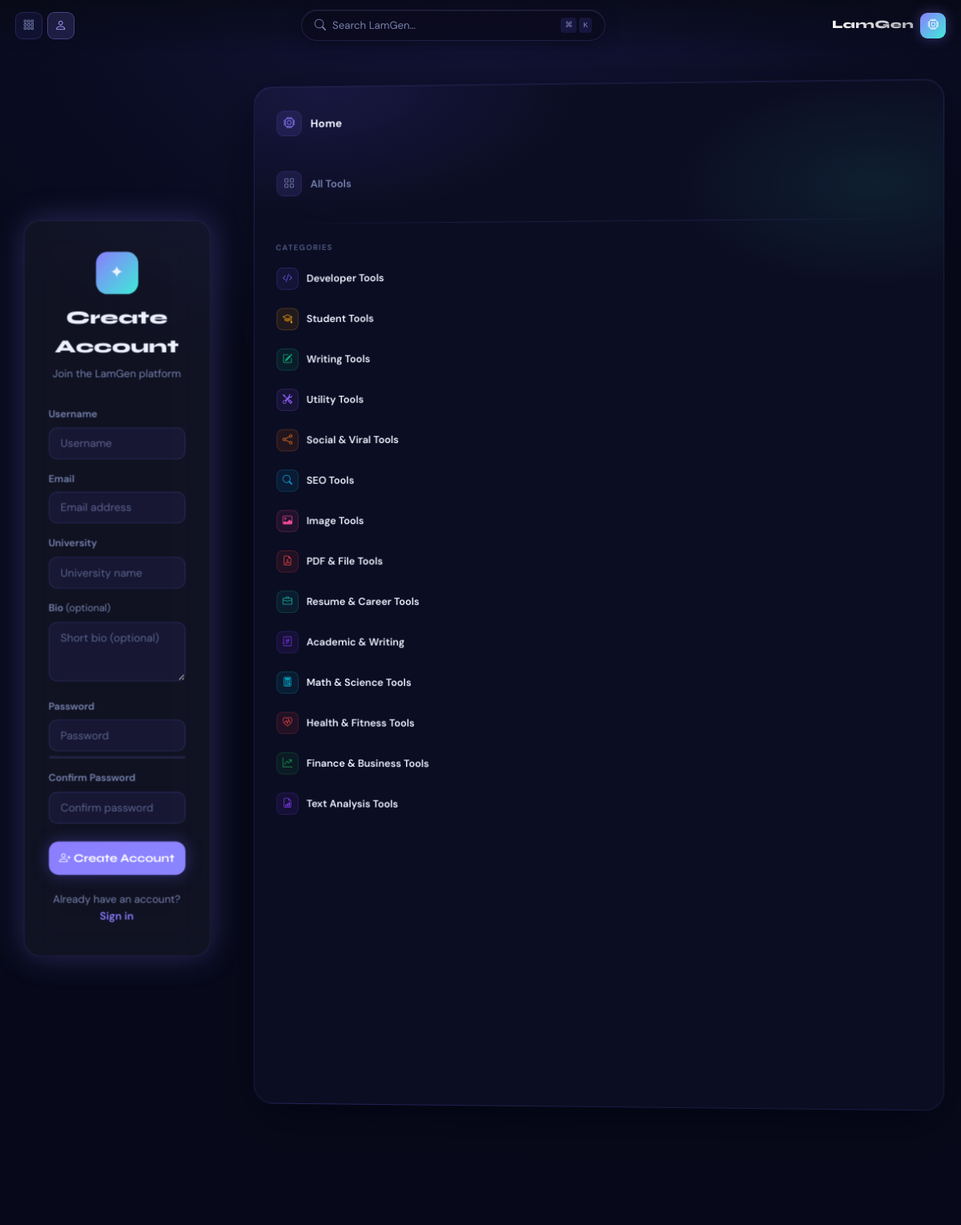
Page /accounts/register/ on the committed database.
### tools/models.py (models this page shows, shortened)
class ToolCategory(models.Model):
    name = models.CharField(max_length=100)
    slug = models.SlugField(unique=True)
    icon = models.CharField(max_length=60, default='bi-tools')
    color_from = models.CharField(max_length=30, default='#6C63FF')
    color_to = models.CharField(max_length=30, default='#00F5D4')
    description = models.TextField(blank=True)
    short_desc = models.CharField(max_length=200, blank=True)
    order = models.IntegerField(default=0)
    is_active = models.BooleanField(default=True)
    class Meta:
        ordering = ['order', 'name']
        verbose_name_plural = 'Tool Categories'
    def get_absolute_url(self):
        from django.urls import reverse
        return reverse('tools:category', kwargs={'category_slug': self.slug})

### accounts/views.py (the view)
# urls.py: path('register/', views.register_view, name='register'),
def register_view(request):
    if request.user.is_authenticated:
        return redirect('home')
    if request.method == 'POST':
        form = RegistrationForm(request.POST)
        if form.is_valid():
            form.save()
            messages.success(request, 'Account created successfully. Please log in.')
            return redirect('accounts:login')
    else:
        form = RegistrationForm()
    return render(request, 'accounts/register.html', {'form': form})

### accounts/forms.py (shortened to what this page needs)
class RegistrationForm(UserCreationForm):
    email = forms.EmailField(required=True, widget=forms.EmailInput(attrs={'class': 'form-control', 'placeholder': 'Email address'}))
    university = forms.CharField(max_length=255, required=True, widget=forms.TextInput(attrs={'class': 'form-control', 'placeholder': 'University name'}))
    bio = forms.CharField(required=False, widget=forms.Textarea(attrs={'class': 'form-control', 'rows': 3, 'placeholder': 'Short bio (optional)'}))
    class Meta:
        model = CustomUser
        fields = ['username', 'email', 'university', 'bio', 'password1', 'password2']
        widgets = {
            'username': forms.TextInput(attrs={'class': 'form-control', 'placeholder': 'Username'}),
        }
    def __init__(self, *args, **kwargs):
        super().__init__(*args, **kwargs)
        self.fields['password1'].widget.attrs.update({'class': 'form-control', 'placeholder': 'Password'})
        self.fields['password2'].widget.attrs.update({'class': 'form-control', 'placeholder': 'Confirm password'})

### tools/context_processors.py (called while the page is built, shortened)
def tools_context(request):
    categories = cache.get('tool_categories_nav_v2')
    if categories is None:
        categories = list(
            ToolCategory.objects.filter(is_active=True).prefetch_related('tools').order_by('order', 'name')
        )
        cache.set('tool_categories_nav_v2', categories, 60 * 30)
    bookmarked_slugs = []
    return {
        'nav_categories': categories,
        'bookmarked_slugs': bookmarked_slugs,
    }

### accounts/templates/accounts/register.html (shortened to what this page needs)
{% extends 'base.html' %}
{% block content %}
<div class="auth-page">
    <div class="auth-card">
        <div class="auth-logo">
            <div class="logo-icon">✦</div>
            <h2>Create Account</h2>
            <p>Join the LamGen platform</p>
        </div>
        <form method="post" novalidate>
            <div class="form-group">
                <label class="form-label-nexus" for="{{ form.username.id_for_label }}">Username</label>
                {{ form.username }}
            </div>
            <div class="form-group">
                <label class="form-label-nexus" for="{{ form.email.id_for_label }}">Email</label>
                {{ form.email }}
            </div>
            <div class="form-group">
                <label class="form-label-nexus" for="{{ form.university.id_for_label }}">University</label>
                {{ form.university }}
            </div>
            <div class="form-group">
                <label class="form-label-nexus" for="{{ form.bio.id_for_label }}">
                    Bio <span style="color:var(--muted);font-weight:400;">(optional)</span>
                </label>
                {{ form.bio }}
            </div>
            <div class="form-group">
                <label class="form-label-nexus" for="{{ form.password1.id_for_label }}">Password</label>
                {{ form.password1 }}
                <div class="pw-strength-bar"><div class="pw-strength-fill" id="pwStrengthFill"></div></div>
            </div>
            <div class="form-group">
                <label class="form-label-nexus" for="{{ form.password2.id_for_label }}">Confirm Password</label>
                {{ form.password2 }}
            </div>
            <button type="submit" class="auth-submit">
                <i class="bi bi-person-plus"></i> Create Account
            </button>
        </form>
        <div class="auth-footer">
            Already have an account? <a href="{% url 'accounts:login' %}">Sign in</a>
        </div>
    </div>
</div>
{% endblock %}

### templates/base.html (shortened to what this page needs)
<!DOCTYPE html>
<html lang="en">
<head>
    {% load static %}
    {% load static %}
    <link href="https://cdn.jsdelivr.net/npm/bootstrap-icons@1.11.3/font/bootstrap-icons.min.css" rel="stylesheet" media="print" onload="this.media='all'">
    {% load static %}
    <link rel="stylesheet" href="{% static 'css/main.css' %}">
</head>
    <div class="space-bg">
        <div class="alien-grid"></div>
    </div>
    <div class="top-nav-wrapper">
      <div class="top-nav-inner">
        <div class="nav-left">
          <a href="{% url 'tools:index' %}" class="nav-action-btn" title="All Tools" aria-label="All Tools">
            <i class="bi bi-grid-3x3-gap"></i>
          </a>
          <div class="nav-dropdown">
            <button class="profile-btn nav-dropdown-toggle"
                    onclick="this.closest('.nav-dropdown').classList.toggle('open')"
                    aria-label="Account menu"
                    aria-haspopup="true">
              {% if user.is_authenticated %}
              <i class="bi bi-person-fill"></i>
              {% else %}
              <i class="bi bi-person"></i>
              {% endif %}
            </button>
          </div>
        </div>
        <div class="nav-center">
          {% block nav_search %}
          <div class="global-search-pill" style="position:relative;overflow:visible;">
            <i class="bi bi-search" style="color:var(--muted);font-size:0.95rem;flex-shrink:0;"></i>
            <input type="text" id="inlineSearchInput"
                   placeholder="Search LamGen…"
                   style="background:transparent;border:none;color:var(--text);flex:1;outline:none;font-size:0.88rem;font-family:'DM Sans',sans-serif;"
                   autocomplete="off">
            <div style="display:flex;gap:3px;flex-shrink:0;">
              <span class="kbd">⌘</span><span class="kbd">K</span>
            </div>
          </div>
          {% endblock nav_search %}
        </div>
        <a href="{% url 'home' %}" class="nav-brand" aria-label="LamGen Home">
          <span class="nav-brand-name">LamGen</span>
          <div class="nav-brand-mark"><i class="bi bi-cpu"></i></div>
        </a>
      </div>
    </div>
    <main class="tools-shell">
        <div class="tools-main">
            {% block content %}{% endblock %}
        </div>
        <aside class="spatial-panel tools-actions" style="padding:1.25rem 1rem; justify-content:flex-start; overflow-y:auto; display:flex; flex-direction:column; gap:1.5rem;">
            {% block right_sidebar %}
            <a href="{% url 'home' %}"
               style="display:flex; align-items:center; gap:11px; padding:10px 12px; border-radius:12px; text-decoration:none; color:var(--lg-text); background:{% if request.path == '/' %}rgba(139,127,255,0.16){% else %}transparent{% endif %}; border:1px solid {% if request.path == '/' %}rgba(139,127,255,0.30){% else %}transparent{% endif %}; transition:all 0.18s;"
               onmouseover="if(!this.style.background.includes('139'))this.style.background='rgba(120,110,255,0.11)'"
               onmouseout="if(!this.style.background.includes('139'))this.style.background='transparent'">
                <div style="width:32px; height:32px; border-radius:9px; background:{% if request.path == '/' %}rgba(139,127,255,0.28){% else %}rgba(120,110,255,0.12){% endif %}; display:flex; align-items:center; justify-content:center; flex-shrink:0; border:1px solid {% if request.path == '/' %}rgba(139,127,255,0.40){% else %}rgba(120,110,255,0.14){% endif %};">
                    <i class="bi bi-cpu" style="color:{% if request.path == '/' %}#fff{% else %}var(--lg-violet){% endif %}; font-size:0.95rem;"></i>
                </div>
                <span style="font-weight:700; font-size:0.92rem; letter-spacing:0.2px;">Home</span>
            </a>
            <a href="{% url 'tools:index' %}"
               style="display:flex; align-items:center; gap:11px; padding:10px 12px; border-radius:12px; text-decoration:none; color:var(--lg-text); background:{% if request.path == '/tools/' %}rgba(139,127,255,0.12){% else %}transparent{% endif %}; border:1px solid {% if request.path == '/tools/' %}rgba(139,127,255,0.22){% else %}transparent{% endif %}; transition:all 0.18s;"
               onmouseover="if(!this.style.background.includes('139'))this.style.background='rgba(120,110,255,0.11)'"
               onmouseout="if(!this.style.background.includes('139'))this.style.background='transparent'">
                <div style="width:32px; height:32px; border-radius:9px; background:rgba(120,110,255,0.12); display:flex; align-items:center; justify-content:center; flex-shrink:0; border:1px solid rgba(120,110,255,0.14);">
                    <i class="bi bi-grid" style="color:var(--lg-text-muted); font-size:0.9rem;"></i>
                </div>
                <span style="font-weight:600; font-size:0.88rem; color:var(--lg-text-muted);">All Tools</span>
            </a>
            <div style="height:1px; background:linear-gradient(90deg,transparent,rgba(120,110,255,0.14) 30%,rgba(120,110,255,0.14) 70%,transparent); margin:0 0.25rem;"></div>
            <div style="display:flex; flex-direction:column; gap:3px;">
                <div style="font-size:0.65rem; font-weight:700; text-transform:uppercase; letter-spacing:1.2px; color:var(--lg-text-helper); padding:0 12px; margin-bottom:4px;">Categories</div>
                {% for cat in nav_categories %}
                <a href="{{ cat.get_absolute_url }}"
                   style="display:flex; align-items:center; gap:10px; padding:9px 12px; border-radius:11px; text-decoration:none; color:var(--lg-text); background:{% if request.path == cat.get_absolute_url %}rgba(120,110,255,0.14){% else %}transparent{% endif %}; border:1px solid {% if request.path == cat.get_absolute_url %}rgba(130,120,255,0.20){% else %}transparent{% endif %}; transition:all 0.18s;"
                   onmouseover="if(!this.style.background.includes('0.09'))this.style.background='rgba(120,110,255,0.10)'"
                   onmouseout="if(!this.style.background.includes('0.09'))this.style.background='transparent'">
                    <div style="width:28px; height:28px; border-radius:8px; background:{{ cat.color_from }}18; border:1px solid {{ cat.color_from }}33; display:flex; align-items:center; justify-content:center; flex-shrink:0;">
                        <i class="{{ cat.icon }}" style="color:{{ cat.color_from }}; font-size:0.82rem;"></i>
                    </div>
                    <span style="font-weight:600; font-size:0.86rem;">{{ cat.name }}</span>
                </a>
                {% endfor %}
            </div>
            {% endblock %}
        </aside>
    </main>
    {% load static %}
</body>
</html>

### accounts/templates/accounts/register.html (style rules this page uses)
.auth-page { min-height: calc(100vh - 68px); display: flex; align-items: center; justify-content: center; padding: 2rem 1rem; }
.auth-card { width: 100%; max-width: 460px; background: rgba(255,255,255,0.04); border: 1px solid var(--border); border-radius: 20px; padding: 2.5rem 2rem; backdrop-filter: blur(20px); -webkit-backdrop-filter: blur(20px); box-shadow: var(--glow); animation: fadeUp 0.5s ease forwards; }
.auth-logo { text-align: center; margin-bottom: 2rem; }
.auth-logo .logo-icon { width: 52px; height: 52px; background: linear-gradient(135deg, var(--primary), var(--accent)); border-radius: 14px; display: inline-flex; align-items: center; justify-content: center; font-size: 1.4rem; margin-bottom: 0.75rem; }
.auth-logo h2 { font-family: 'Syne', sans-serif; font-weight: 800; font-size: 1.5rem; margin-bottom: 0.25rem; }
.auth-logo p { color: var(--muted); font-size: 0.875rem; }
.form-group { margin-bottom: 1rem; }
.auth-submit { width: 100%; padding: 12px; background: linear-gradient(135deg, var(--primary), #8B85FF); color: #fff; border: none; border-radius: 12px; font-family: 'Syne', sans-serif; font-weight: 700; font-size: 0.95rem; cursor: pointer; transition: all 0.3s cubic-bezier(0.4,0,0.2,1); box-shadow: 0 0 20px rgba(108,99,255,0.35); margin-top: 0.5rem; }
.auth-footer { text-align: center; font-size: 0.875rem; color: var(--muted); margin-top: 1.25rem; }
.auth-footer a { color: var(--primary); text-decoration: none; font-weight: 600; }
.pw-strength-bar { height: 3px; border-radius: 2px; background: var(--border); margin-top: 6px; overflow: hidden; }

### rows in the picture
ToolCategory: name "Developer Tools"
ToolCategory: name "Student Tools"
ToolCategory: name "Writing Tools"
ToolCategory: name "Utility Tools"
ToolCategory: name "Social & Viral Tools"
ToolCategory: name "SEO Tools"
ToolCategory: name "Image Tools"
ToolCategory: name "PDF & File Tools"
ToolCategory: name "Resume & Career Tools"
ToolCategory: name "Academic & Writing"
ToolCategory: name "Math & Science Tools"
ToolCategory: name "Health & Fitness Tools"
ToolCategory: name "Finance & Business Tools"
ToolCategory: name "Text Analysis Tools"
